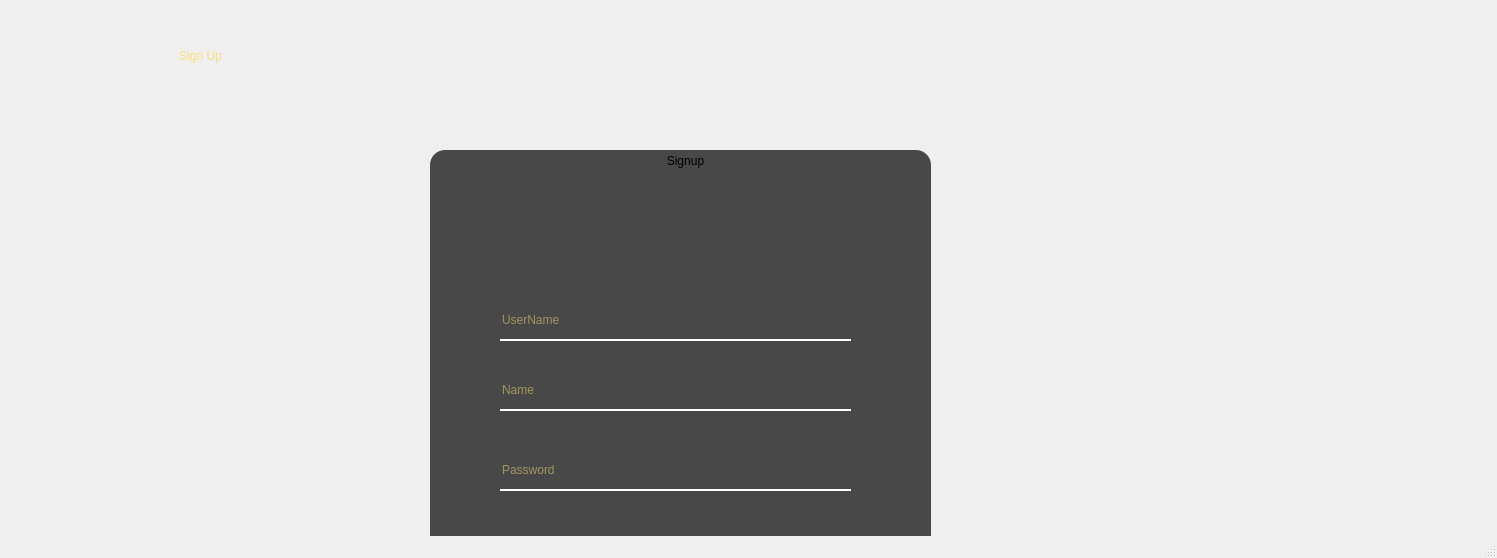
<?xml version="1.0" encoding="UTF-8"?>
<ui version="4.0">
 <class>MainWindow</class>
 <widget class="QMainWindow" name="MainWindow">
  <property name="geometry">
   <rect>
    <x>0</x>
    <y>0</y>
    <width>1497</width>
    <height>558</height>
   </rect>
  </property>
  <property name="windowTitle">
   <string>MainWindow</string>
  </property>
  <property name="styleSheet">
   <string notr="true">background-image: url(:/newPrefix/rocks-wallpaper-1.jpg);</string>
  </property>
  <widget class="QWidget" name="centralwidget">
   <widget class="QFrame" name="frame">
    <property name="geometry">
     <rect>
      <x>430</x>
      <y>150</y>
      <width>501</width>
      <height>591</height>
     </rect>
    </property>
    <property name="styleSheet">
     <string notr="true">QFrame
{
	background:rgba(0,0,0,0.7);
	border-radius:15px;
}</string>
    </property>
    <property name="frameShape">
     <enum>QFrame::StyledPanel</enum>
    </property>
    <property name="frameShadow">
     <enum>QFrame::Raised</enum>
    </property>
    <widget class="QLineEdit" name="lineEdit">
     <property name="geometry">
      <rect>
       <x>70</x>
       <y>150</y>
       <width>351</width>
       <height>41</height>
      </rect>
     </property>
     <property name="styleSheet">
      <string notr="true">QLineEdit
{
font: 75 italic 15pt &quot;Calibri&quot;;
background:transparent;
border:none;
color:#fbdd7a;
border-bottom:2px solid white;
}</string>
     </property>
     <property name="text">
      <string/>
     </property>
     <property name="placeholderText">
      <string>UserName</string>
     </property>
    </widget>
    <widget class="QLineEdit" name="lineEdit_2">
     <property name="geometry">
      <rect>
       <x>70</x>
       <y>300</y>
       <width>351</width>
       <height>41</height>
      </rect>
     </property>
     <property name="styleSheet">
      <string notr="true">QLineEdit
{
font: 75 italic 15pt &quot;Calibri&quot;;
background:transparent;
border:none;
color:#fbdd7a;
border-bottom:2px solid white;
}</string>
     </property>
     <property name="text">
      <string/>
     </property>
     <property name="echoMode">
      <enum>QLineEdit::PasswordEchoOnEdit</enum>
     </property>
     <property name="placeholderText">
      <string>Password</string>
     </property>
    </widget>
    <widget class="QLineEdit" name="lineEdit_3">
     <property name="geometry">
      <rect>
       <x>70</x>
       <y>470</y>
       <width>351</width>
       <height>41</height>
      </rect>
     </property>
     <property name="styleSheet">
      <string notr="true">QLineEdit
{
font: 75 italic 15pt &quot;Calibri&quot;;
background:transparent;
border:none;
color:#fbdd7a;
border-bottom:2px solid white;
}</string>
     </property>
     <property name="text">
      <string/>
     </property>
     <property name="placeholderText">
      <string>Answer</string>
     </property>
    </widget>
    <widget class="QLineEdit" name="lineEdit_4">
     <property name="geometry">
      <rect>
       <x>70</x>
       <y>220</y>
       <width>351</width>
       <height>41</height>
      </rect>
     </property>
     <property name="styleSheet">
      <string notr="true">QLineEdit
{
font: 75 italic 15pt &quot;Calibri&quot;;
background:transparent;
border:none;
color:#fbdd7a;
border-bottom:2px solid white;
}</string>
     </property>
     <property name="text">
      <string/>
     </property>
     <property name="placeholderText">
      <string>Name</string>
     </property>
    </widget>
    <widget class="QComboBox" name="comboBox">
     <property name="geometry">
      <rect>
       <x>70</x>
       <y>400</y>
       <width>361</width>
       <height>31</height>
      </rect>
     </property>
     <property name="styleSheet">
      <string notr="true">background:#fbdd7a;</string>
     </property>
     <item>
      <property name="text">
       <string>Security Question</string>
      </property>
     </item>
     <item>
      <property name="text">
       <string>Your Mother's Name</string>
      </property>
     </item>
     <item>
      <property name="text">
       <string>Pet's Name</string>
      </property>
     </item>
     <item>
      <property name="text">
       <string>Your Nick Name</string>
      </property>
     </item>
     <item>
      <property name="text">
       <string>Favourite Food</string>
      </property>
     </item>
     <item>
      <property name="text">
       <string>Favourite Destination</string>
      </property>
     </item>
    </widget>
   </widget>
   <widget class="QToolButton" name="toolButton">
    <property name="geometry">
     <rect>
      <x>600</x>
      <y>60</y>
      <width>171</width>
      <height>201</height>
     </rect>
    </property>
    <property name="styleSheet">
     <string notr="true">QToolButton
{
background:transparent;

border-radius:15px;
}</string>
    </property>
    <property name="text">
     <string>Signup</string>
    </property>
    <property name="icon">
     <iconset>
      <normaloff>signup.png</normaloff>signup.png</iconset>
    </property>
    <property name="iconSize">
     <size>
      <width>800</width>
      <height>800</height>
     </size>
    </property>
    <property name="checkable">
     <bool>false</bool>
    </property>
    <property name="autoRepeat">
     <bool>false</bool>
    </property>
    <property name="autoExclusive">
     <bool>false</bool>
    </property>
   </widget>
   <widget class="QPushButton" name="pushButton_2">
    <property name="geometry">
     <rect>
      <x>10</x>
      <y>10</y>
      <width>381</width>
      <height>91</height>
     </rect>
    </property>
    <property name="mouseTracking">
     <bool>false</bool>
    </property>
    <property name="styleSheet">
     <string notr="true">QPushButton

{
background:transparent;
color:#fbdd7a;
border-radius:15px;
font: 75 Bold Italic 30pt &quot;Calibri&quot;;
	
}
</string>
    </property>
    <property name="text">
     <string>Sign Up</string>
    </property>
   </widget>
  </widget>
  <widget class="QMenuBar" name="menubar">
   <property name="geometry">
    <rect>
     <x>0</x>
     <y>0</y>
     <width>1497</width>
     <height>26</height>
    </rect>
   </property>
  </widget>
  <widget class="QStatusBar" name="statusbar"/>
 </widget>
 <resources>
  <include location="source.qrc"/>
 </resources>
 <connections/>
</ui>
